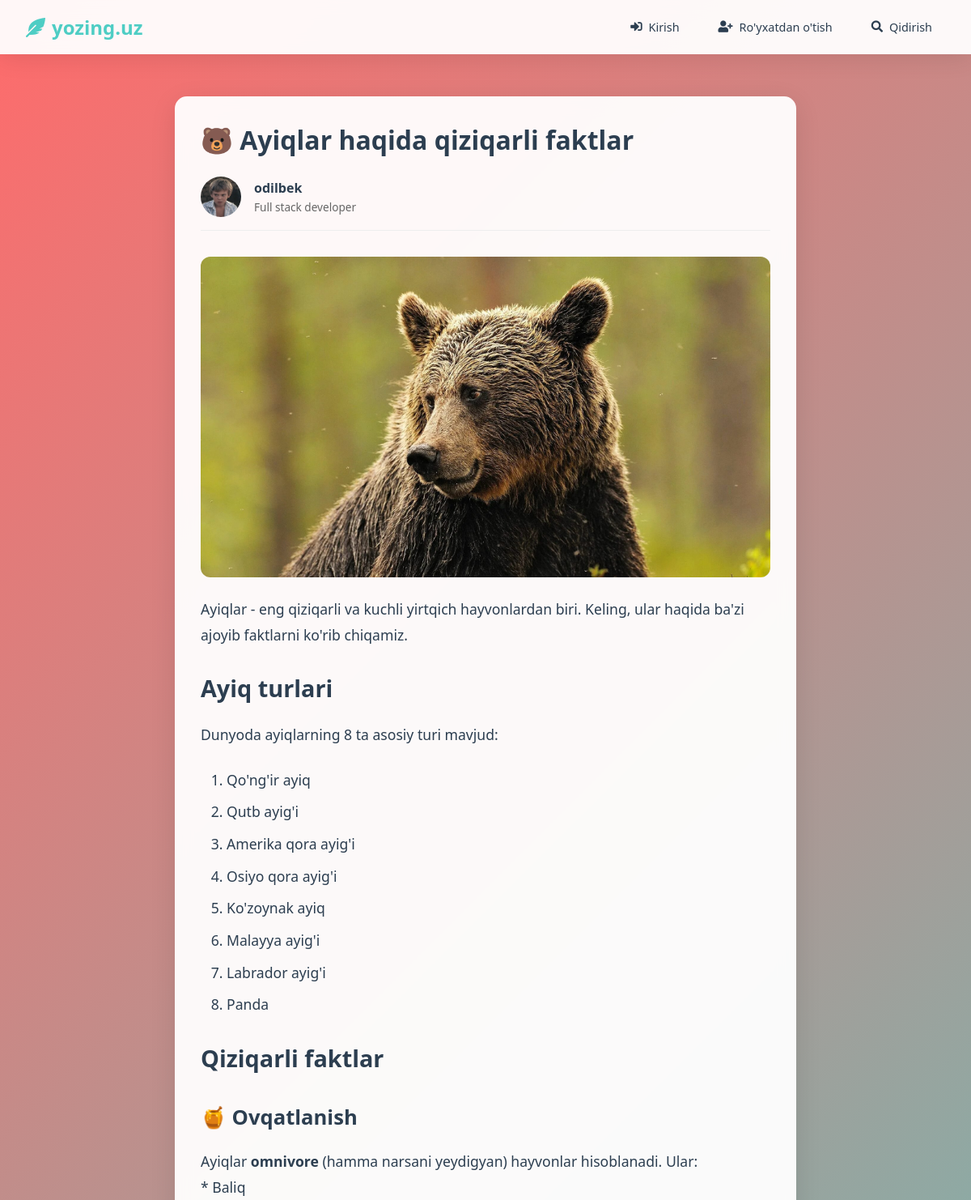
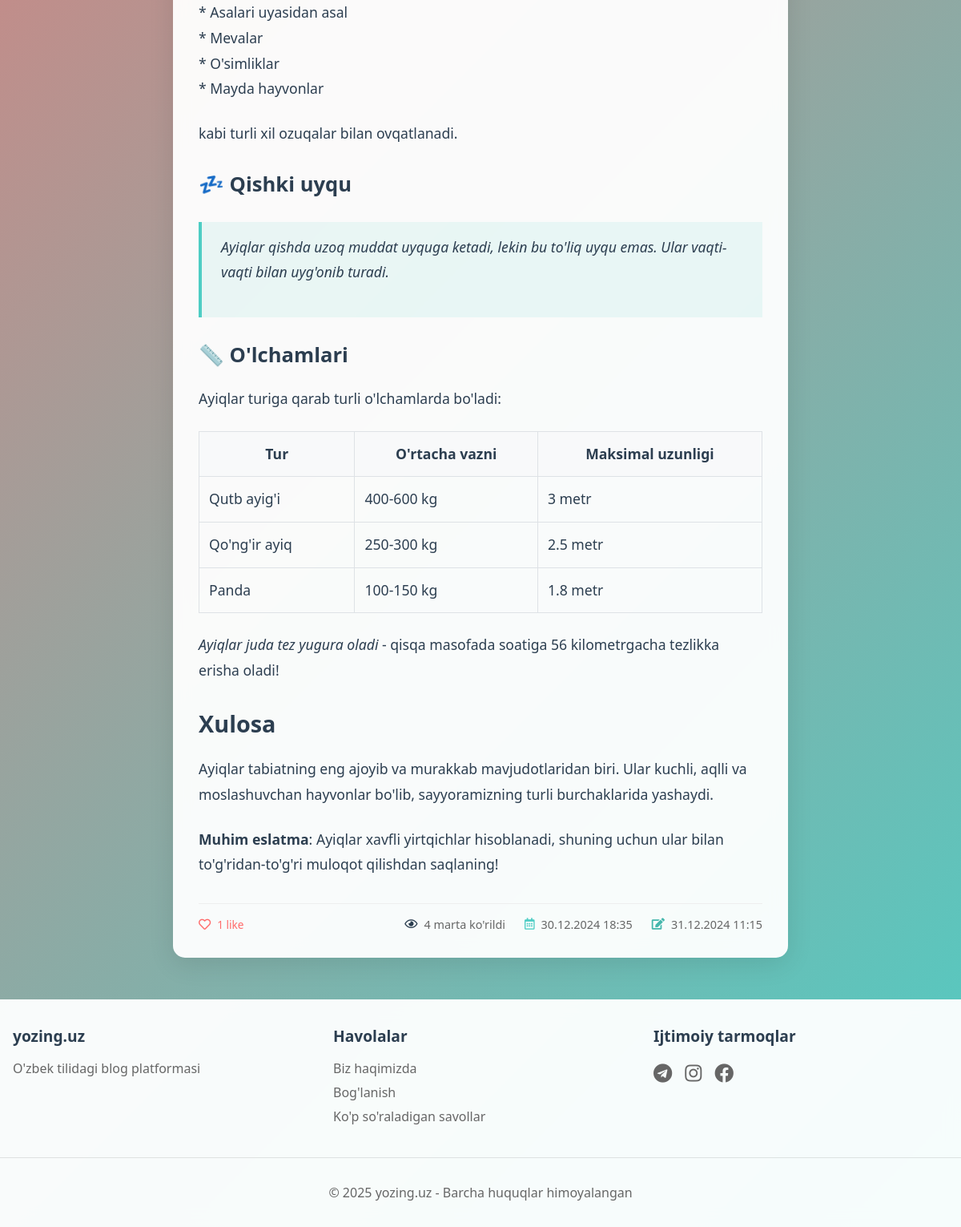
Screenshot of /post/3/ with the database file from the repository (2 pictures, top to bottom).
### blog/models.py (models this page shows, shortened)
class Post(models.Model):
    title = models.CharField(max_length=200)
    content = models.TextField()
    image = models.ImageField(upload_to='media/images/', null=True, blank=True)
    created_at = models.DateTimeField(auto_now_add=True)
    updated_at = models.DateTimeField(auto_now=True)
    author = models.ForeignKey(User, on_delete=models.CASCADE)
    tags = models.ManyToManyField(Tag, blank=True)
    views = models.PositiveIntegerField(default=0)
    likes = models.ManyToManyField(User, related_name='liked_posts', blank=True)
    def get_markdown(self):
        md = markdown.Markdown(extensions=[
            'markdown.extensions.fenced_code',  # ```code``` ko'rinishidagi kodlar uchun
            'markdown.extensions.tables',  # | table | format | uchun
            'markdown.extensions.nl2br',  # Qator tashlashlarni <br> ga o'girish
            'markdown.extensions.sane_lists',  # Ro'yxatlar uchun
        ])
        return md.convert(self.content)

class Profile(models.Model):
    user = models.OneToOneField(User, on_delete=models.CASCADE)
    avatar = models.ImageField(upload_to='avatars/', null=True, blank=True)
    bio = models.TextField(max_length=500, blank=True)
    position = models.CharField(max_length=100, blank=True)

### blog/views.py (the view)
# urls.py: path('post/<int:pk>/', views.post_detail, name='post_detail'),
def post_detail(request, pk):
    post = get_object_or_404(Post, pk=pk)
    viewed_posts = request.session.get('viewed_posts', [])
    if str(post.pk) not in viewed_posts:
        Post.objects.filter(pk=post.pk).update(views=F('views') + 1)
        viewed_posts.append(str(post.pk))
        request.session['viewed_posts'] = viewed_posts
        request.session.modified = True
        post.refresh_from_db()
    return render(request, 'post_detail.html', {'post': post})

### blog/templates/post_detail.html (shortened to what this page needs)
{% extends 'base.html' %}
{% block content %}
<div class="post-detail">
    <div class="post-content">
        <h1 class="post-title">{{ post.title }}</h1>
        <div class="author-info">
            <div class="author-avatar">
                {% if post.author.profile.avatar %}
                    <img src="{{ post.author.profile.avatar.url }}" alt="{{ post.author.username }}">
                {% else %}
                    <img src="https://ui-avatars.com/api/?name={{ post.author.username }}&background=4ECDC4&color=fff" alt="{{ post.author.username }}">
                {% endif %}
            </div>
            <div class="author-details">
                <span class="author-name">{{ post.author.username }}</span>
                <span class="author-role">{{ post.author.profile.position|default:"Foydalanuvchi" }}</span>
            </div>
        </div>
        {% if post.image %}
            <div class="post-image">
                <img src="{{ post.image.url }}" alt="{{ post.title }}">
            </div>
        {% endif %}
        <div class="post-text markdown-content">
            {{ post.get_markdown|safe }}
        </div>
        <div class="post-footer">
            <div class="likes-section">
                {% if user.is_authenticated %}
                    <button class="like-button {% if user in post.likes.all %}liked{% endif %}"
                            onclick="likePost({{ post.pk }})">
                        <i class="{% if user in post.likes.all %}fas{% else %}far{% endif %} fa-heart"></i>
                        <span id="likes-number">{{ post.likes.count }}</span>
                    </button>
                {% else %}
                    <span class="like-count">
                        <i class="far fa-heart"></i>
                        {{ post.likes.count }} like
                    </span>
                {% endif %}
            </div>
            <div class="post-stats">
                <span class="post-views">
                    <i class="far fa-eye"></i>
                    {{ post.views }} marta ko'rildi
                </span>
                <span class="post-date" title="Yaratilgan sana">
                    <i class="far fa-calendar-alt"></i>
                    {{ post.created_at|date:"d.m.Y H:i" }}
                </span>
                {% if post.updated_at != post.created_at %}
                    <span class="post-updated" title="Tahrirlangan sana">
                        <i class="fas fa-edit"></i>
                        {{ post.updated_at|date:"d.m.Y H:i" }}
                    </span>
                {% endif %}
            </div>
        </div>
    </div>
</div>
{% endblock %}

### blog/templates/base.html (style rules this page uses)
:root { --primary-color: #4ECDC4; --dark-color: #2C3E50; --light-color: #ECF0F1; }
* { margin: 0; padding: 0; box-sizing: border-box; }
body { font-family: system-ui, -apple-system, BlinkMacSystemFont, 'Segoe UI', Roboto, Oxygen, Ubuntu, Cantarell, 'Open Sans', 'Helvetica Neue', sans-serif; background: linear-gradient(135deg, #FF6B6B 0%, #4ECDC4 100%); min-height: 100vh; display: flex; flex-direction: column; }

### blog/templates/post_detail.html (style rules this page uses)
.post-detail { max-width: 800px; margin: 2rem auto; padding: 0 1rem; }
.post-content { background: rgba(255, 255, 255, 0.95); backdrop-filter: blur(10px); border-radius: 15px; padding: 2rem; box-shadow: 0 8px 32px rgba(0,0,0,0.1); }
.post-title { color: var(--dark-color); font-size: 2rem; margin-bottom: 1.5rem; }
.post-image { margin: 1.5rem 0; border-radius: 12px; overflow: hidden; }
.post-image img { width: 100%; height: auto; max-height: 400px; object-fit: cover; display: block; }
.post-text { color: var(--dark-color); line-height: 1.6; font-size: 1.1rem; margin: 1.5rem 0; }
.post-date i { color: #4ECDC4; }
.post-updated i { color: #45B7AC; }
.post-views i { color: #2C3E50; }
.likes-section { display: flex; align-items: center; gap: 0.5rem; }
.like-count { display: flex; align-items: center; gap: 0.5rem; color: #ff6b6b; font-size: 0.85rem; }
.like-count i { font-size: 0.95rem; }
.author-info { display: flex; align-items: center; gap: 1rem; margin: 1rem 0 2rem 0; padding-bottom: 1rem; border-bottom: 1px solid #eee; }
.author-avatar { width: 50px; height: 50px; border-radius: 50%; overflow: hidden; }
.author-avatar img { width: 100%; height: 100%; object-fit: cover; }
.author-details { display: flex; flex-direction: column; gap: 0.2rem; }
.author-name { font-weight: 600; color: var(--dark-color); }
.author-role { font-size: 0.85rem; color: #666; }
.post-footer { display: flex; justify-content: space-between; align-items: center; margin-top: 2rem; padding-top: 1rem; border-top: 1px solid #eee; }
.post-stats { display: flex; gap: 1.5rem; color: #666; font-size: 0.9rem; }
.post-stats span { display: flex; align-items: center; gap: 0.5rem; }
.post-stats i { color: var(--primary-color); }
.markdown-content { color: var(--dark-color); line-height: 1.8; font-size: 1.1rem; }
.markdown-content h1, .markdown-content h2, .markdown-content h3, .markdown-content h4, .markdown-content h5, .markdown-content h6 { margin: 1.5rem 0 1rem; color: var(--dark-color); }
.markdown-content h2 { font-size: 1.8rem; }
.markdown-content h3 { font-size: 1.6rem; }
.markdown-content p { margin-bottom: 1.5rem; }
.markdown-content ul, .markdown-content ol { margin: 1rem 0; padding-left: 2rem; }
.markdown-content li { margin: 0.5rem 0; }
.markdown-content blockquote { margin: 1.5rem 0; padding: 1rem 1.5rem; border-left: 4px solid var(--primary-color); background: rgba(78, 205, 196, 0.1); font-style: italic; }
.markdown-content table { width: 100%; border-collapse: collapse; margin: 1.5rem 0; }
.markdown-content th, .markdown-content td { padding: 0.75rem; border: 1px solid #dee2e6; }
.markdown-content th { background: #f8f9fa; }

### rows the page displays
Post: title "🐻 Ayiqlar haqida qiziqarli faktlar", author.profile.avatar (picture), author.username "odilbek", author.profile.position "Full stack developer", image (picture), get_markdown "Ayiqlar - eng qiziqarli va kuchli yirtqich hayvonlardan biri. Keling, ular haqida ba'zi ajoyib faktlarni ko'rib chiqamiz. Ayiq turlari Dunyoda ayiqlarning 8 ta asosiy turi mavjud: Qo'ng'ir ayiq Qutb ayig'i Amerika qora ayig'i Osiyo qora ayig'i Ko'zoynak ayiq Malayya ayig'i Labrador ayig'i Panda Qiziqarli faktlar 🍯 Ovqatlanish Ayiqlar omnivore (hamma narsani yeydigyan) hayvonlar hisoblanadi. Ular: * Baliq * Asalari uyasidan asal * Mevalar * O'simliklar * Mayda hayvonlar kabi turli xil ozuqalar bilan ovqatlanadi. 💤 Qishki uyqu Ayiqlar qishda uzoq muddat uyquga ketadi, lekin bu to'liq uyqu emas. Ular vaqti-vaqti bilan uyg'onib turadi. 📏 O'lchamlari Ayiqlar turiga qarab turli o'lchamlarda…", likes.count "1", views "4", created_at "30.12.2024 18:35", updated_at "31.12.2024 11:15"
